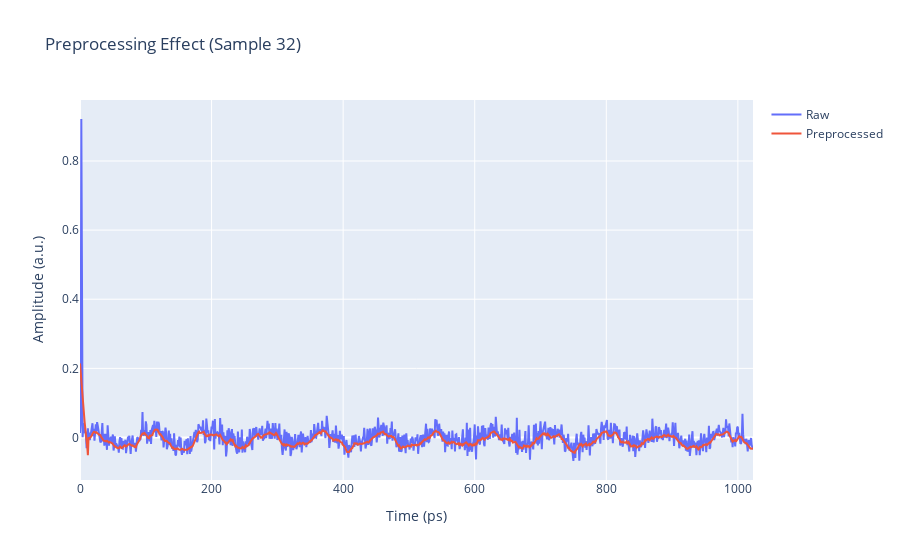

The notebook cell this image was saved under:
### Markdown cell above
### 3.1 Effect of Preprocessing
To justify baseline subtraction and Savitzky–Golay smoothing choices, we visualise representative waveforms before and after preprocessing. Note the removal of low-frequency drift and reduced noise floor, both critical for stable spectral estimation.

### Code cell
# Visual comparison of raw vs preprocessed waveform
sample_idx = np.random.default_rng(SEED).integers(0, len(X_time))
raw_signal = X_time[sample_idx]
processed_signal = X_time_proc[sample_idx]
t_axis = times[sample_idx] if times.ndim == 2 else times

fig_pre = go.Figure()
fig_pre.add_trace(go.Scatter(x=t_axis * 1e12, y=raw_signal, mode="lines", name="Raw"))
fig_pre.add_trace(go.Scatter(x=t_axis * 1e12, y=processed_signal, mode="lines", name="Preprocessed"))
fig_pre.update_layout(title=f"Preprocessing Effect (Sample {sample_idx})",
                       xaxis_title="Time (ps)", yaxis_title="Amplitude (a.u.)")
fig_pre.show()
fig_pre.write_html(ARTIFACT_DIR / "preprocessing_effect.html")
try:
    fig_pre.write_image(ARTIFACT_DIR / "preprocessing_effect.png", width=900, height=500)
except Exception as exc:
    warnings.warn(f"PNG export for preprocessing effect failed: {exc}")

### Figure 1 — Plotly figure (JSON) as saved in the notebook; plotly's stock layout.template omitted (floating-point values rounded to 4 significant figures; data arrays with more than 128 entries replaced by an {"elided": "..."} marker saying what was removed)
{"data": [{"mode": "lines", "name": "Raw", "type": "scatter", "x": {"elided": "1024 float values"}, "y": {"elided": "1024 float values"}}, {"mode": "lines", "name": "Preprocessed", "type": "scatter", "x": {"elided": "1024 float values"}, "y": {"elided": "1024 float values"}}], "layout": {"title": {"text": "Preprocessing Effect (Sample 32)"}, "xaxis": {"title": {"text": "Time (ps)"}}, "yaxis": {"title": {"text": "Amplitude (a.u.)"}}}}
